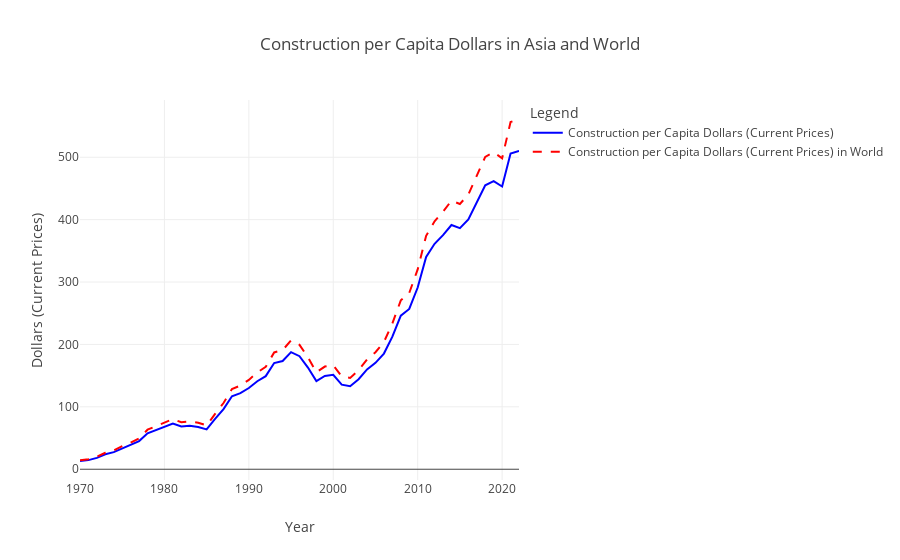

Notebook cell for this chart:
### Code cell
import pandas as pd
import plotly.graph_objects as go

# Загрузка данных из CSV файла
data = pd.read_csv("asia_construction.csv")

# Создание данных для "construction per capita dollars (current prices) in World"
data['construction per capita dollars (current prices) in World'] = data['construction per capita dollars (current prices)'] * 1.1

# Создание графика
fig = go.Figure()

# Добавление кривой для construction per capita dollars (current prices)
fig.add_trace(go.Scatter(
    x=data['Year'],
    y=data['construction per capita dollars (current prices)'],
    mode='lines',
    name='Construction per Capita Dollars (Current Prices)',
    line=dict(color='blue')
))

# Добавление кривой для construction per capita dollars (current prices) in World
fig.add_trace(go.Scatter(
    x=data['Year'],
    y=data['construction per capita dollars (current prices) in World'],
    mode='lines',
    name='Construction per Capita Dollars (Current Prices) in World',
    line=dict(color='red', dash='dash')  # Использование пунктирной линии для отличия
))

# Обновление макета графика
fig.update_layout(
    title='Construction per Capita Dollars in Asia and World',
    xaxis_title='Year',
    yaxis_title='Dollars (Current Prices)',
    legend_title='Legend'
)

# Отображение графика
fig.show()

### Figure 1 — Plotly figure (JSON) as saved in the notebook; plotly's stock layout.template omitted (floating-point values rounded to 4 significant figures)
{"data": [{"line": {"color": "blue"}, "mode": "lines", "name": "Construction per Capita Dollars (Current Prices)", "type": "scatter", "x": [1970, 1971, 1972, 1973, 1974, 1975, 1976, 1977, 1978, 1979, 1980, 1981, 1982, 1983, 1984, 1985, 1986, 1987, 1988, 1989, 1990, 1991, 1992, 1993, 1994, 1995, 1996, 1997, 1998, 1999, 2000, 2001, 2002, 2003, 2004, 2005, 2006, 2007, 2008, 2009, 2010, 2011, 2012, 2013, 2014, 2015, 2016, 2017, 2018, 2019, 2020, 2021, 2022], "y": [13.2, 14.6, 18.2, 24, 27.4, 33.7, 38.7, 45.1, 57.6, 63.1, 68.2, 73.1, 68.4, 69.6, 67.7, 63.8, 80.6, 96.5, 116.9, 121.9, 130.2, 141, 149.2, 170.2, 173.5, 187.7, 181.2, 163, 141.4, 149.6, 151.3, 135.5, 133.1, 144.3, 160, 170.5, 185.4, 212.4, 246.1, 256.9, 291.2, 340.1, 361.3, 375.1, 391.4, 386.5, 400.3, 426.5, 455.1, 461.7, 453.1, 505.9, 510.3]}, {"line": {"color": "red", "dash": "dash"}, "mode": "lines", "name": "Construction per Capita Dollars (Current Prices) in World", "type": "scatter", "x": [1970, 1971, 1972, 1973, 1974, 1975, 1976, 1977, 1978, 1979, 1980, 1981, 1982, 1983, 1984, 1985, 1986, 1987, 1988, 1989, 1990, 1991, 1992, 1993, 1994, 1995, 1996, 1997, 1998, 1999, 2000, 2001, 2002, 2003, 2004, 2005, 2006, 2007, 2008, 2009, 2010, 2011, 2012, 2013, 2014, 2015, 2016, 2017, 2018, 2019, 2020, 2021, 2022], "y": [14.52, 16.06, 20.02, 26.4, 30.14, 37.07, 42.57, 49.61, 63.36, 69.41, 75.02, 80.41, 75.24, 76.56, 74.47, 70.18, 88.66, 106.2, 128.6, 134.1, 143.2, 155.1, 164.1, 187.2, 190.9, 206.5, 199.3, 179.3, 155.5, 164.6, 166.4, 149.1, 146.4, 158.7, 176, 187.6, 203.9, 233.6, 270.7, 282.6, 320.3, 374.1, 397.4, 412.6, 430.5, 425.2, 440.3, 469.2, 500.6, 507.9, 498.4, 556.5, 561.3]}], "layout": {"legend": {"title": {"text": "Legend"}}, "title": {"text": "Construction per Capita Dollars in Asia and World"}, "xaxis": {"title": {"text": "Year"}}, "yaxis": {"title": {"text": "Dollars (Current Prices)"}}}}
